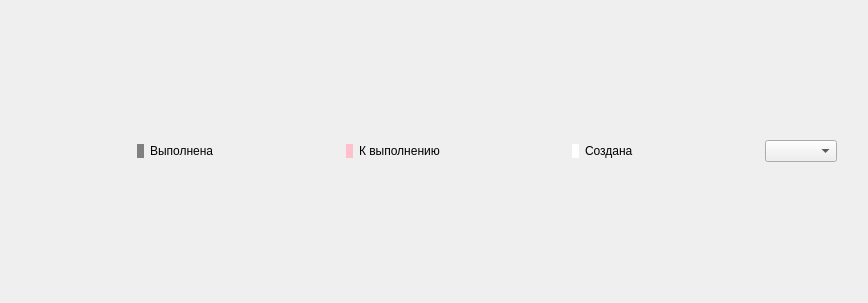
<?xml version="1.0" encoding="UTF-8"?>
<ui version="4.0">
 <class>LaborRequestsTooltip</class>
 <widget class="QWidget" name="LaborRequestsTooltip">
  <property name="geometry">
   <rect>
    <x>0</x>
    <y>0</y>
    <width>868</width>
    <height>303</height>
   </rect>
  </property>
  <property name="windowTitle">
   <string>Form</string>
  </property>
  <layout class="QVBoxLayout" name="verticalLayout">
   <item>
    <layout class="QHBoxLayout" name="horizontalLayout">
     <property name="sizeConstraint">
      <enum>QLayout::SetMaximumSize</enum>
     </property>
     <item>
      <spacer name="horizontalSpacer">
       <property name="orientation">
        <enum>Qt::Horizontal</enum>
       </property>
       <property name="sizeHint" stdset="0">
        <size>
         <width>40</width>
         <height>20</height>
        </size>
       </property>
      </spacer>
     </item>
     <item>
      <widget class="QLabel" name="label">
       <property name="sizePolicy">
        <sizepolicy hsizetype="Fixed" vsizetype="Fixed">
         <horstretch>0</horstretch>
         <verstretch>0</verstretch>
        </sizepolicy>
       </property>
       <property name="styleSheet">
        <string notr="true">background-color: gray;</string>
       </property>
       <property name="text">
        <string/>
       </property>
      </widget>
     </item>
     <item>
      <widget class="QLabel" name="label_2">
       <property name="sizePolicy">
        <sizepolicy hsizetype="Fixed" vsizetype="Fixed">
         <horstretch>0</horstretch>
         <verstretch>0</verstretch>
        </sizepolicy>
       </property>
       <property name="text">
        <string>Выполнена</string>
       </property>
      </widget>
     </item>
     <item>
      <spacer name="horizontalSpacer_2">
       <property name="orientation">
        <enum>Qt::Horizontal</enum>
       </property>
       <property name="sizeHint" stdset="0">
        <size>
         <width>40</width>
         <height>20</height>
        </size>
       </property>
      </spacer>
     </item>
     <item>
      <widget class="QLabel" name="label_3">
       <property name="sizePolicy">
        <sizepolicy hsizetype="Fixed" vsizetype="Fixed">
         <horstretch>0</horstretch>
         <verstretch>0</verstretch>
        </sizepolicy>
       </property>
       <property name="styleSheet">
        <string notr="true">background-color: pink;</string>
       </property>
       <property name="text">
        <string/>
       </property>
      </widget>
     </item>
     <item>
      <widget class="QLabel" name="label_4">
       <property name="sizePolicy">
        <sizepolicy hsizetype="Fixed" vsizetype="Fixed">
         <horstretch>0</horstretch>
         <verstretch>0</verstretch>
        </sizepolicy>
       </property>
       <property name="text">
        <string>К выполнению</string>
       </property>
      </widget>
     </item>
     <item>
      <spacer name="horizontalSpacer_3">
       <property name="orientation">
        <enum>Qt::Horizontal</enum>
       </property>
       <property name="sizeHint" stdset="0">
        <size>
         <width>40</width>
         <height>20</height>
        </size>
       </property>
      </spacer>
     </item>
     <item>
      <widget class="QLabel" name="label_5">
       <property name="sizePolicy">
        <sizepolicy hsizetype="Fixed" vsizetype="Fixed">
         <horstretch>0</horstretch>
         <verstretch>0</verstretch>
        </sizepolicy>
       </property>
       <property name="styleSheet">
        <string notr="true">background-color: white;
</string>
       </property>
       <property name="text">
        <string/>
       </property>
      </widget>
     </item>
     <item>
      <widget class="QLabel" name="label_6">
       <property name="sizePolicy">
        <sizepolicy hsizetype="Fixed" vsizetype="Fixed">
         <horstretch>0</horstretch>
         <verstretch>0</verstretch>
        </sizepolicy>
       </property>
       <property name="text">
        <string>Создана</string>
       </property>
      </widget>
     </item>
     <item>
      <spacer name="horizontalSpacer_5">
       <property name="orientation">
        <enum>Qt::Horizontal</enum>
       </property>
       <property name="sizeType">
        <enum>QSizePolicy::Expanding</enum>
       </property>
       <property name="sizeHint" stdset="0">
        <size>
         <width>20</width>
         <height>20</height>
        </size>
       </property>
      </spacer>
     </item>
     <item>
      <widget class="QComboBox" name="TypeSelector"/>
     </item>
     <item>
      <spacer name="horizontalSpacer_6">
       <property name="orientation">
        <enum>Qt::Horizontal</enum>
       </property>
       <property name="sizeType">
        <enum>QSizePolicy::Fixed</enum>
       </property>
       <property name="sizeHint" stdset="0">
        <size>
         <width>20</width>
         <height>20</height>
        </size>
       </property>
      </spacer>
     </item>
    </layout>
   </item>
  </layout>
 </widget>
 <resources/>
 <connections/>
</ui>
